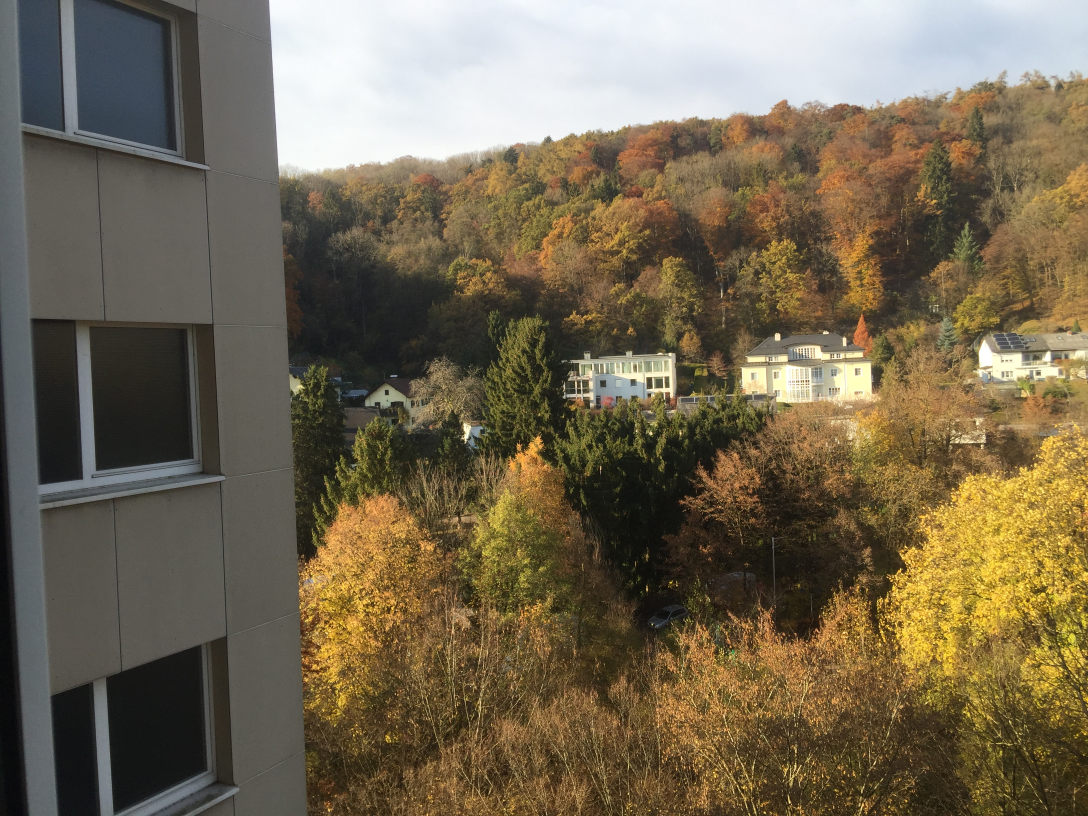
#> input picture IMG_01.JPG, 3264 x 2448 px (shown at 1/3 size)
$ jupyter execute 'Panaroma Stitching.ipynb'   (shell and % lines are left out)
#> lines starting #> are read from the running program, lines starting #| are printed output that depends on the picture
# Panorama Stitching- Solution 1

[cell 1]
#Importing necessary libraries
import numpy as np
import matplotlib.pyplot as plt
import cv2
import imutils

[cell 2]
cv2.__version__

[cell 3]
#Creating a Panaroma class for handling of different functions for stitching and blending
class Panaroma:

    def image_stitch(self, images, lowe_ratio=0.75, max_Threshold=4.0,match_status=False):

        #detect the features and keypoints from SIFT
        (imageB, imageA) = images
        (KeypointsA, features_of_A) = self.Detect_Feature_And_KeyPoints(imageA)
        (KeypointsB, features_of_B) = self.Detect_Feature_And_KeyPoints(imageB)

        #got the valid matched points
        Values = self.matchKeypoints(KeypointsA, KeypointsB,features_of_A, features_of_B, lowe_ratio, max_Threshold)

        if Values is None:
            return None

        #to get perspective of image using computed homography
        (matches, Homography, status) = Values
        result_image = self.getwarp_perspective(imageA,imageB,Homography)
        result_image[0:imageB.shape[0], 0:imageB.shape[1]] = imageB

        # check to see if the keypoint matches should be visualized
        if match_status:
            vis = self.draw_Matches(imageA, imageB, KeypointsA, KeypointsB, matches,status)

            return (result_image, vis)

        return result_image

    def getwarp_perspective(self,imageA,imageB,Homography):
        val = imageA.shape[1] + imageB.shape[1]
        result_image = cv2.warpPerspective(imageA, Homography, (val , imageA.shape[0]))

        return result_image

    def Detect_Feature_And_KeyPoints(self, image):
        gray = cv2.cvtColor(image, cv2.COLOR_BGR2GRAY)

        # detect and extract features from the image
        descriptors = cv2.xfeatures2d.SIFT_create()
        (Keypoints, features) = descriptors.detectAndCompute(image, None)

        Keypoints = np.float32([i.pt for i in Keypoints])
        return (Keypoints, features)

    def get_Allpossible_Match(self,featuresA,featuresB):

        # compute the all matches using euclidean distance and opencv provide
        #DescriptorMatcher_create() function for that
        match_instance = cv2.DescriptorMatcher_create("BruteForce")
        All_Matches = match_instance.knnMatch(featuresA, featuresB, 2)

        return All_Matches

    def All_validmatches(self,AllMatches,lowe_ratio):
        #to get all valid matches according to lowe concept..
        valid_matches = []

        for val in AllMatches:
            if len(val) == 2 and val[0].distance < val[1].distance * lowe_ratio:
                valid_matches.append((val[0].trainIdx, val[0].queryIdx))

        return valid_matches

    def Compute_Homography(self,pointsA,pointsB,max_Threshold):
        #to compute homography using points in both images

        (H, status) = cv2.findHomography(pointsA, pointsB, cv2.RANSAC, max_Threshold)
        return (H,status)

    def matchKeypoints(self, KeypointsA, KeypointsB, featuresA, featuresB,lowe_ratio, max_Threshold):

        AllMatches = self.get_Allpossible_Match(featuresA,featuresB);
        valid_matches = self.All_validmatches(AllMatches,lowe_ratio)

        if len(valid_matches) > 4:
            # construct the two sets of points
            pointsA = np.float32([KeypointsA[i] for (_,i) in valid_matches])
            pointsB = np.float32([KeypointsB[i] for (i,_) in valid_matches])

            (Homograpgy, status) = self.Compute_Homography(pointsA, pointsB, max_Threshold)

            return (valid_matches, Homograpgy, status)
        else:
            return None

    def get_image_dimension(self,image):
        (h,w) = image.shape[:2]
        return (h,w)

    def get_points(self,imageA,imageB):

        (hA, wA) = self.get_image_dimension(imageA)
        (hB, wB) = self.get_image_dimension(imageB)
        vis = np.zeros((max(hA, hB), wA + wB, 3), dtype="uint8")
        vis[0:hA, 0:wA] = imageA
        vis[0:hB, wA:] = imageB

        return vis


    def draw_Matches(self, imageA, imageB, KeypointsA, KeypointsB, matches, status):

        (hA,wA) = self.get_image_dimension(imageA)
        vis = self.get_points(imageA,imageB)

        # loop over the matches
        for ((trainIdx, queryIdx), s) in zip(matches, status):
            if s == 1:
                ptA = (int(KeypointsA[queryIdx][0]), int(KeypointsA[queryIdx][1]))
                ptB = (int(KeypointsB[trainIdx][0]) + wA, int(KeypointsB[trainIdx][1]))
                cv2.line(vis, ptA, ptB, (0, 255, 0), 1)

        return vis

[cell 4]
##For displaying the images and panaroma with user input

print("Enter the number of images you want to concantenate:")
no_of_images = int(input())
#> the answer given: 3
print("Enter the image name in order of left to right in way of concantenation:")
#like pano1.jpg, pano2.jpg, pano3.jpg .... panon.jpg
filename = []

for i in range(no_of_images):
    print("Enter the %d image:" %(i+1))
    filename.append(input())
#> this loop made 3 passes; the answer given on pass 1: IMG_01.JPG

images = []

for i in range(no_of_images):
    images.append(cv2.imread(filename[i]))

#We need to modify the image resolution and keep our aspect ratio use the function imutils

for i in range(no_of_images):
    images[i] = imutils.resize(images[i], width=400)
#> after the loop, images = 3 items

for i in range(no_of_images):
    images[i] = imutils.resize(images[i], height=400)


panaroma = Panaroma()
if no_of_images==2:
    (result, matched_points) = panaroma.image_stitch([images[0], images[1]], match_status=True)
else:
    (result, matched_points) = panaroma.image_stitch([images[no_of_images-2], images[no_of_images-1]], match_status=True)
#> in image_stitch, `(imageB, imageA) = images`:
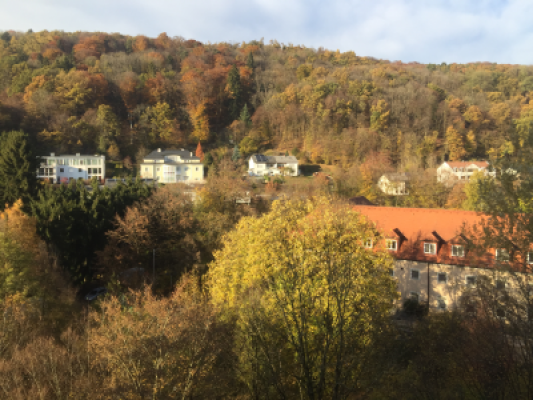
#> imageB: shape (400, 533, 3); mean of channels 0, 1, 2 76.5, 105.8, 122.8; drawn as B, G, R
#> in Detect_Feature_And_KeyPoints, `gray = cv2.cvtColor(image, cv2.COLOR_BGR2GRAY)`:
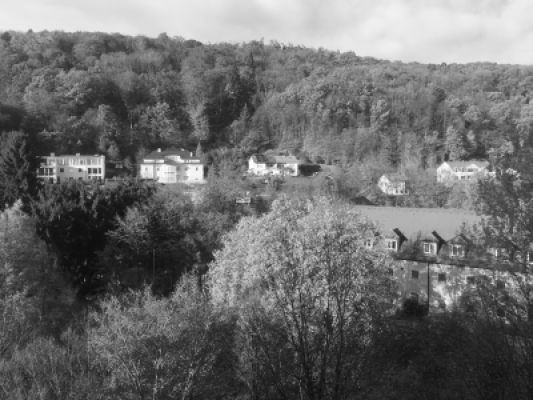
#> gray: shape (400, 533); min 13, max 255, mean 107.5
#> in Detect_Feature_And_KeyPoints, `(Keypoints, features) = descriptors.detectAndCompute(image, None)`: Keypoints = 2411 keypoints; strongest (x, y, size): (159, 150, 2.4), (89, 169, 2.1), (156, 171, 20.6), (80, 170, 2.6)
#> in Detect_Feature_And_KeyPoints, `Keypoints = np.float32([i.pt for i in Keypoints])`: Keypoints = 2411 pairs, first value 2.42 to 530.2, second value 27.22 to 395.8
#> in image_stitch, `(KeypointsA, features_of_A) = self.Detect_Feature_And_KeyPoints(imageA)`: KeypointsA has the same summary as Keypoints in Detect_Feature_And_KeyPoints
#> in Detect_Feature_And_KeyPoints (call 2), `(Keypoints, features) = descriptors.detectAndCompute(image, None)`: Keypoints = 2411 keypoints; strongest (x, y, size): (159, 150, 2.4), (89, 169, 2.1), (156, 171, 20.6), (80, 170, 2.6)
#> in image_stitch, `(KeypointsB, features_of_B) = self.Detect_Feature_And_KeyPoints(imageB)`: KeypointsB = 2411 pairs, first value 2.42 to 530.2, second value 27.22 to 395.8
#> in get_Allpossible_Match, `All_Matches = match_instance.knnMatch(featuresA, featuresB, 2)`: All_Matches = 2411 matches
#> after the loop in All_validmatches, `for val in AllMatches:`: valid_matches = 2411 pairs, first value 0 to 2410, second value 0 to 2410
#> in matchKeypoints, `pointsA = np.float32([KeypointsA[i] for (_,i) in valid_matches])`: pointsA has the same summary as KeypointsB in image_stitch
#> in matchKeypoints, `pointsB = np.float32([KeypointsB[i] for (i,_) in valid_matches])`: pointsB has the same summary as KeypointsB in image_stitch
#> in Compute_Homography, `(H, status) = cv2.findHomography(pointsA, pointsB, cv2.RANSAC, max_Thr..`: H = [[1, -4.86e-16, -1.76e-14], [-1.69e-15, 1, 1.6e-13], [-8.35e-18, -2.98e-18, 1]]; status = 2411 values from 1 to 1
#> in matchKeypoints, `(Homograpgy, status) = self.Compute_Homography(pointsA, pointsB, max_T..`: Homograpgy has the same summary as H in Compute_Homography
#> in image_stitch, `(matches, Homography, status) = Values`: matches has the same summary as valid_matches in All_validmatches; Homography has the same summary as H in Compute_Homography
#> in getwarp_perspective, `result_image = cv2.warpPerspective(imageA, Homography, (val , imageA.s..`:
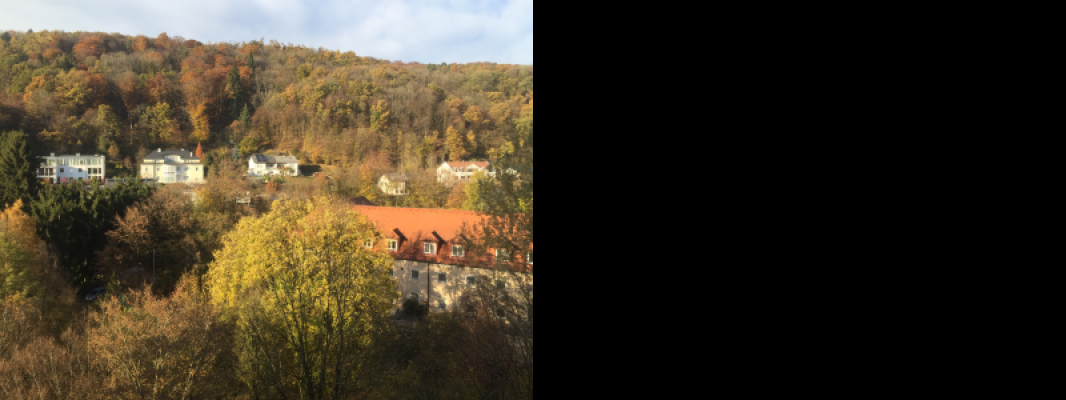
#> result_image: shape (400, 1066, 3); mean of channels 0, 1, 2 38.3, 52.9, 61.4; drawn as B, G, R
#> in draw_Matches, `(hA,wA) = self.get_image_dimension(imageA)`: hA = 400; wA = 533
#> in get_points, `(hA, wA) = self.get_image_dimension(imageA)`: hA = 400; wA = 533
#> in get_points, `(hB, wB) = self.get_image_dimension(imageB)`: hB = 400; wB = 533
#> in get_points, `vis[0:hB, wA:] = imageB`:
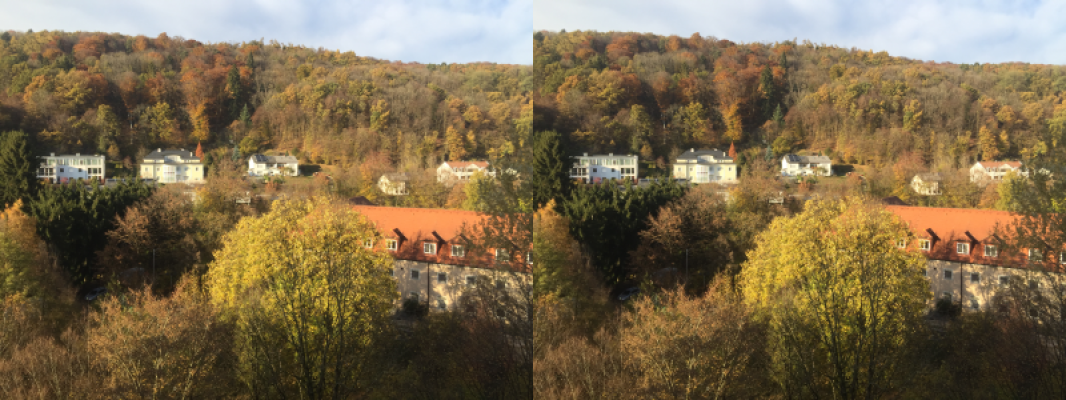
#> vis: shape (400, 1066, 3); mean of channels 0, 1, 2 76.5, 105.8, 122.8; drawn as B, G, R
#> the loop in draw_Matches, `for ((trainIdx, queryIdx), s) in zip(matches, status):` made 2411 passes
#> (ptA, ptB) on passes 1 to 12: ((2, 215), (535, 215)), ((2, 215), (535, 215)), ((2, 266), (535, 266)), ((2, 210), (535, 210)), ((3, 133), (536, 133)), ((4, 390), (537, 390)), ((4, 390), (537, 390)), ((4, 45), (537, 45)), ((5, 239), (538, 239)), ((6, 36), (539, 36)), ((6, 244), (539, 244)), ((6, 244), (539, 244))
#> ptA on pass 100: (25, 208)
#> after the loop in draw_Matches, `for ((trainIdx, queryIdx), s) in zip(matches, status):`:
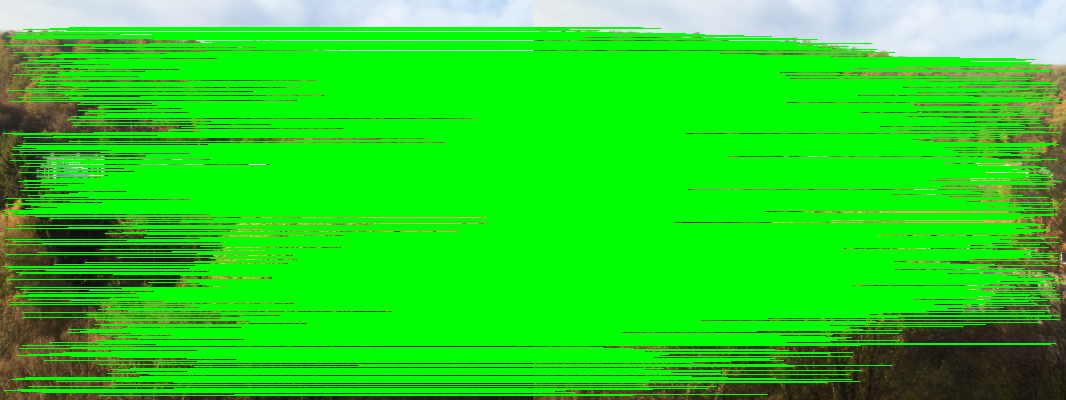
#> vis: shape (400, 1066, 3); mean of channels 0, 1, 2 31.9, 212.3, 39.4; drawn as B, G, R
    for i in range(no_of_images - 2):
        (result, matched_points) = panaroma.image_stitch([images[no_of_images-i-3],result], match_status=True)
#> this loop made 1 pass
#> pass 1, in Detect_Feature_And_KeyPoints (call 3), `gray = cv2.cvtColor(image, cv2.COLOR_BGR2GRAY)`:
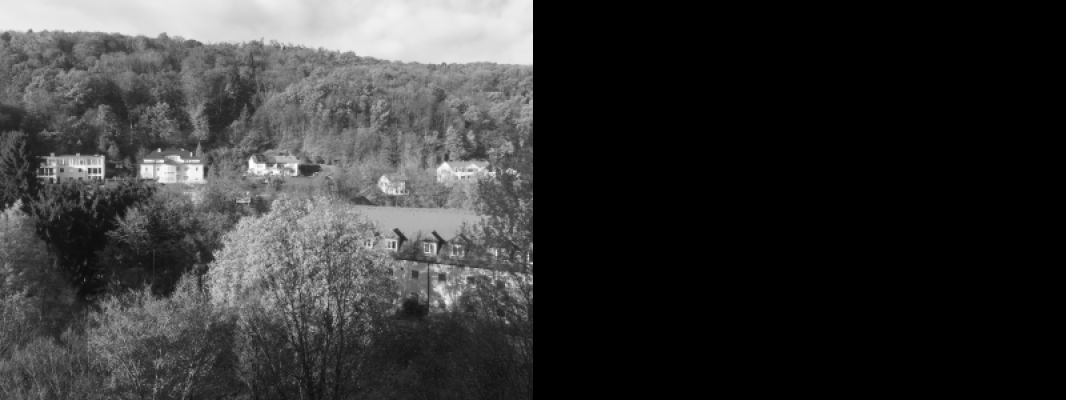
#> gray: shape (400, 1066); min 0, max 255, mean 53.8
#> pass 1, in Detect_Feature_And_KeyPoints (call 4), `gray = cv2.cvtColor(image, cv2.COLOR_BGR2GRAY)`:
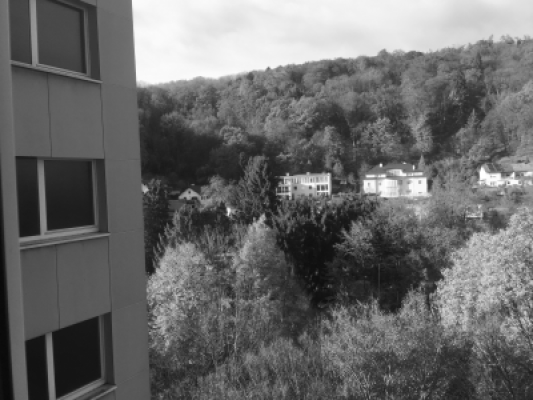
#> gray: shape (400, 533); min 9, max 255, mean 104.7
#> pass 1, in getwarp_perspective (call 2), `result_image = cv2.warpPerspective(imageA, Homography, (val , imageA.s..`:
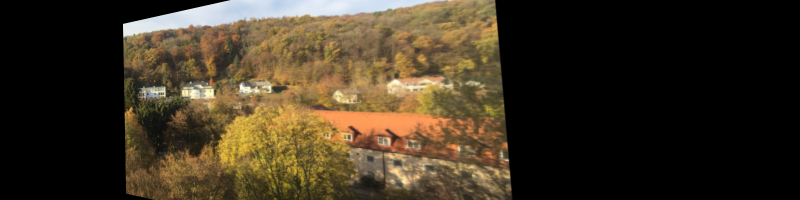
#> result_image: shape (400, 1599, 3) (shown at 1/2 size); mean of channels 0, 1, 2 34.5, 51.6, 62.3; drawn as B, G, R
#> after the loop:
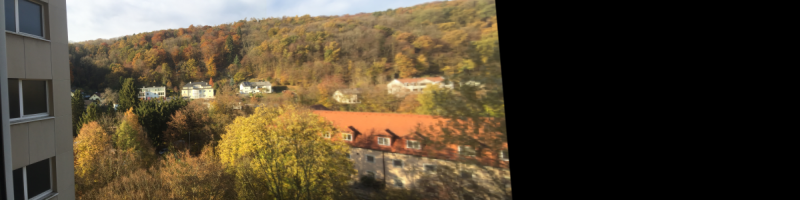
#> result: shape (400, 1599, 3) (shown at 1/2 size); mean of channels 0, 1, 2 49.6, 68.9, 80.8; drawn as B, G, R

#to show the got panaroma image and valid matched points
for i in range(no_of_images):
    cv2.imshow("Image {k}".format(k=i+1), images[i])

cv2.imshow("Keypoint Matches", matched_points)
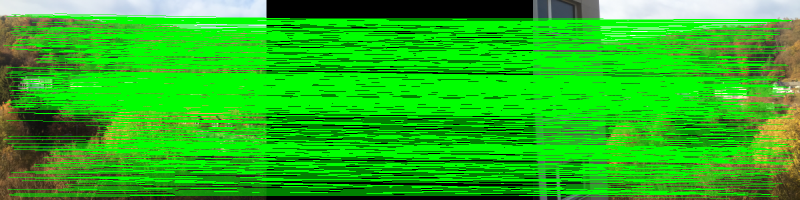
#> window 'Keypoint Matches': shape (400, 1599, 3) (shown at 1/2 size); mean B, G, R 26.8, 183.7, 38
cv2.imshow("Panorama", result)

#to write the images
cv2.imwrite("Matched_points.jpg",matched_points)
cv2.imwrite("Panorama_image.jpg",result)

cv2.waitKey(0)
cv2.destroyAllWindows()
